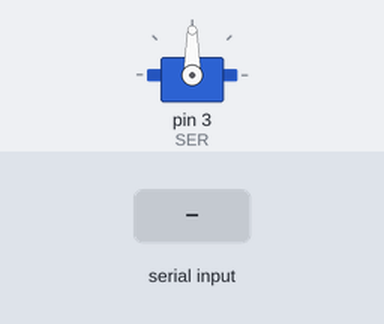
A sketch run on a simulated Arduino Uno, built with avr-gcc and run on an emulated ATmega328P. Shown: servo. Inputs (shaded band) come from the test bench.

Above: at 1.2 s.
1.3 s: "30,150\n" received over Serial
At 2.7 s:
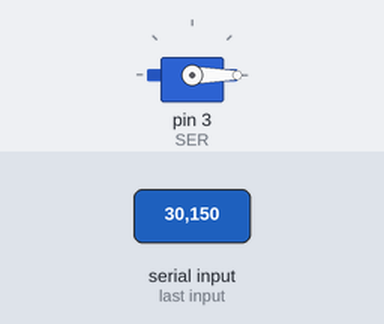
3.9 s: "90,45\n" received over Serial
At 4.5 s:
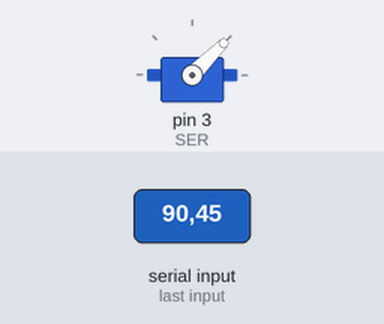
6.5 s: "200\n" received over Serial
At 7.1 s:
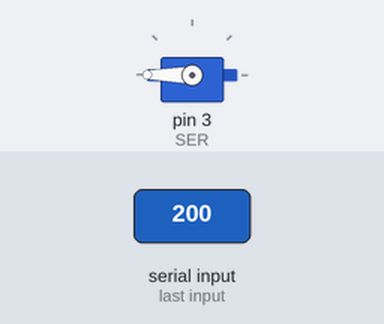
Timing chart, 0 to 9.5 s (numbered marks = the images above; inputs shaded):
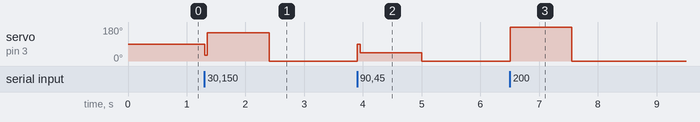

The sketch:

servo.ino
```cpp
/*

    CODIGO PARA ARDUINO

    Mueve un servo segun el valor recibido por Serial

*/

#include <Servo.h>

#define SER 3 //Pin para el servo


Servo servo; //Objeto servo

int mssg; //Variable para guardar el mensaje recibido por serial


void setup()

{

   //Inicializamos el servo y el Serial:

   servo.attach(SER);

   Serial.begin(9600);

}


void loop()

{

   if (Serial.available() > 0)

   {

     mssg = Serial.parseInt(); //Leemos el serial

     servo.write(mssg); //Movemos el servo

     delay(50);

   }

}
```

Measured:
- after the input at 1.3 s, servo on pin 3 (SER): 90° → 150° at once, → 0° 1.1 s later
- after the input at 3.9 s, servo on pin 3 (SER): 0° → 45° at once, → 0° 1.1 s later
- after the input at 6.5 s, servo on pin 3 (SER): 0° → 180° at once, → 0° 1.0 s later
